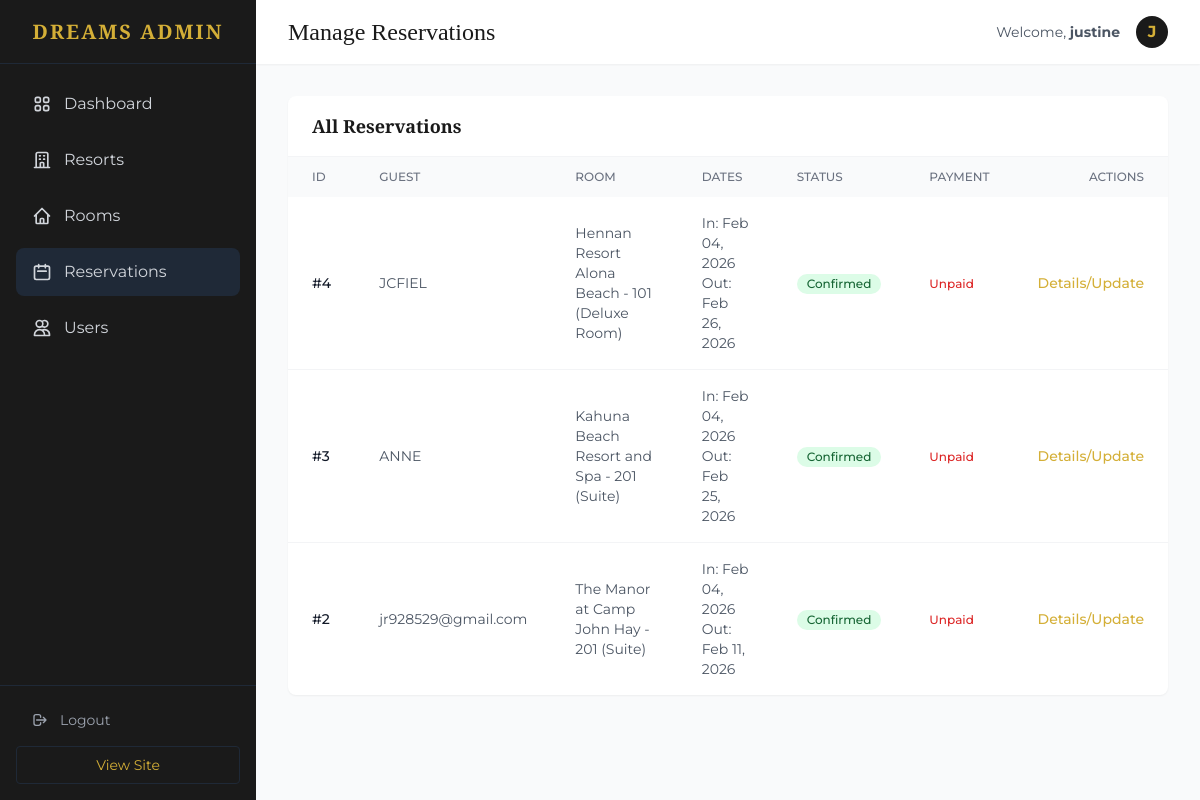
The page /custom-admin/reservations/ (signed in) on the database as committed earlier.
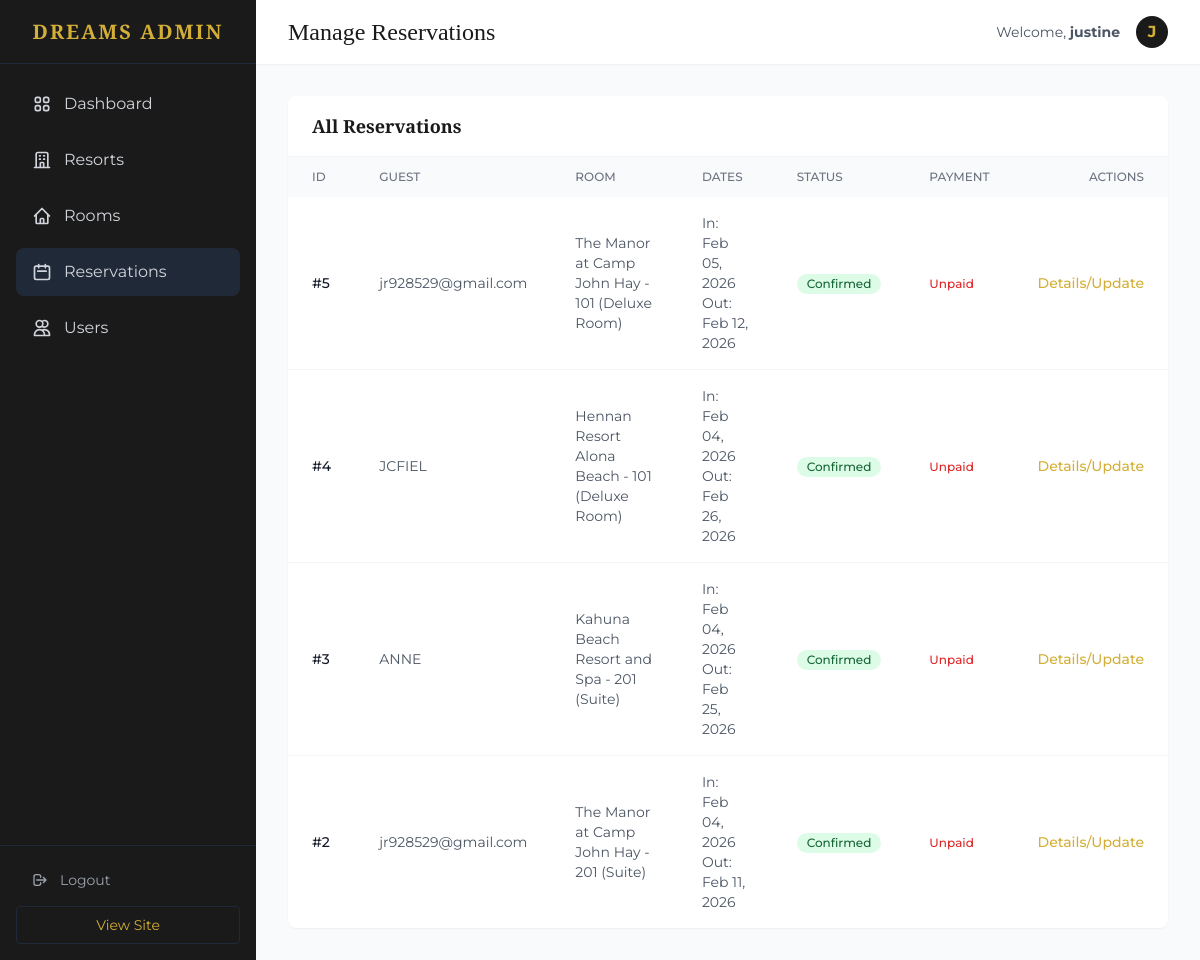
The same page on the database as committed later.
### core/models.py (models this page shows, shortened)
class Reservation(models.Model):
    STATUS_CHOICES = [
        ('P', 'Pending'),
        ('C', 'Confirmed'),
        ('X', 'Cancelled'),
        ('D', 'Completed'),
    ]
    PAYMENT_STATUS_CHOICES = [
        ('Paid', 'Paid'),
        ('Unpaid', 'Unpaid'),
    ]
    user = models.ForeignKey(User, on_delete=models.CASCADE, related_name='reservations')
    room = models.ForeignKey(Room, on_delete=models.CASCADE, related_name='reservations')
    check_in = models.DateField()
    check_out = models.DateField()
    status = models.CharField(max_length=1, choices=STATUS_CHOICES, default='P')
    payment_status = models.CharField(max_length=10, choices=PAYMENT_STATUS_CHOICES, default='Unpaid')
    created_at = models.DateTimeField(auto_now_add=True)

class Room(models.Model):
    STATUS_CHOICES = [
        ('A', 'Available'),
        ('M', 'Maintenance'),
    ]
    resort = models.ForeignKey(Resort, on_delete=models.CASCADE, related_name='rooms')
    room_type = models.ForeignKey(RoomType, on_delete=models.CASCADE, related_name='rooms')
    number = models.CharField(max_length=50)
    status = models.CharField(max_length=1, choices=STATUS_CHOICES, default='A')
    def __str__(self):
        return f"{self.resort.name} - {self.number} ({self.room_type.name})"

class Resort(models.Model):
    CATEGORY_CHOICES = [
        ('Resort', 'Resort'),
        ('Hotel', 'Hotel'),
    ]
    name = models.CharField(max_length=200)
    category = models.CharField(max_length=10, choices=CATEGORY_CHOICES, default='Resort')
    location = models.CharField(max_length=200)
    description = models.TextField()
    image_url = models.URLField(default="https://images.unsplash.com/photo-1566073771259-6a8506099945?fit=crop&w=800&q=80", help_text="URL of the resort image")

class RoomType(models.Model):
    name = models.CharField(max_length=100)
    description = models.TextField()
    capacity = models.IntegerField(help_text="Number of guests")
    price = models.DecimalField(max_digits=10, decimal_places=2)

### core/views_admin.py (the view)
# urls.py: path('custom-admin/reservations/', views_admin.admin_reservation_list, name='admin_reservation_list'),
@user_passes_test(is_admin, login_url='login')
def admin_reservation_list(request):
    reservations = Reservation.objects.all().order_by('-created_at')
    return render(request, 'core/admin/reservation_list.html', {'reservations': reservations})

### core/views_admin.py (called while the page is built)
def is_admin(user):
    return user.is_authenticated and (user.is_staff or user.is_superuser)

### core/templates/core/admin/reservation_list.html (shortened to what this page needs)
{% extends 'core/admin/base_admin.html' %}
{% block header_title %}Manage Reservations{% endblock %}
{% block content %}
<div class="bg-white rounded-lg shadow-sm overflow-hidden">
    <div class="px-6 py-4 border-b border-gray-100 flex justify-between items-center">
        <h3 class="text-lg font-serif font-bold text-primary">All Reservations</h3>
    </div>
    <div class="overflow-x-auto">
        <table class="w-full text-left">
            <thead class="bg-gray-50 text-gray-500 text-xs uppercase">
                <tr>
                    <th class="px-6 py-3 font-medium">ID</th>
                    <th class="px-6 py-3 font-medium">Guest</th>
                    <th class="px-6 py-3 font-medium">Room</th>
                    <th class="px-6 py-3 font-medium">Dates</th>
                    <th class="px-6 py-3 font-medium">Status</th>
                    <th class="px-6 py-3 font-medium">Payment</th>
                    <th class="px-6 py-3 font-medium text-right">Actions</th>
                </tr>
            </thead>
            <tbody class="divide-y divide-gray-100">
                {% for res in reservations %}
                <tr class="hover:bg-gray-50 transition-colors">
                    <td class="px-6 py-4 text-sm font-medium text-gray-900">#{{ res.id }}</td>
                    <td class="px-6 py-4 text-sm text-gray-600">
                        {{ res.user.username }}<br>
                    </td>
                    <td class="px-6 py-4 text-sm text-gray-600">{{ res.room }}</td>
                    <td class="px-6 py-4 text-sm text-gray-600">
                        <div class="flex flex-col">
                            <span>In: {{ res.check_in|date:"M d, Y" }}</span>
                            <span>Out: {{ res.check_out|date:"M d, Y" }}</span>
                        </div>
                    </td>
                    <td class="px-6 py-4">
                        <span class="inline-flex items-center px-2.5 py-0.5 rounded-full text-xs font-medium
                        {% if res.status == 'C' %}bg-green-100 text-green-800
                        {% elif res.status == 'P' %}bg-yellow-100 text-yellow-800
                        {% elif res.status == 'X' %}bg-red-100 text-red-800
                        {% else %}bg-gray-100 text-gray-800{% endif %}">
                            {{ res.get_status_display }}
                        </span>
                    </td>
                    <td class="px-6 py-4">
                        <span class="text-xs font-medium
                        {% if res.payment_status == 'Paid' %}text-green-600{% else %}text-red-600{% endif %}">
                            {{ res.payment_status }}
                        </span>
                    </td>
                    <td class="px-6 py-4 text-right text-sm font-medium">
                        <a href="{% url 'admin_reservation_update' res.pk %}"
                            class="text-accent hover:text-accent-hover">Details/Update</a>
                    </td>
                </tr>
                {% empty %}
                <tr>
                    <td colspan="7" class="px-6 py-8 text-center text-gray-500">No reservations found.</td>
                </tr>
                {% endfor %}
            </tbody>
        </table>
    </div>
</div>
{% endblock %}

Rows that differ between the two databases and show on the page:
added Reservation: id "5", user.username "jr928529@gmail.com", room "The Manor at Camp John Hay - 101 (Deluxe Room)", check_in "Feb 05, 2026", check_out "Feb 12, 2026", status "Confirmed", payment_status "Unpaid"
